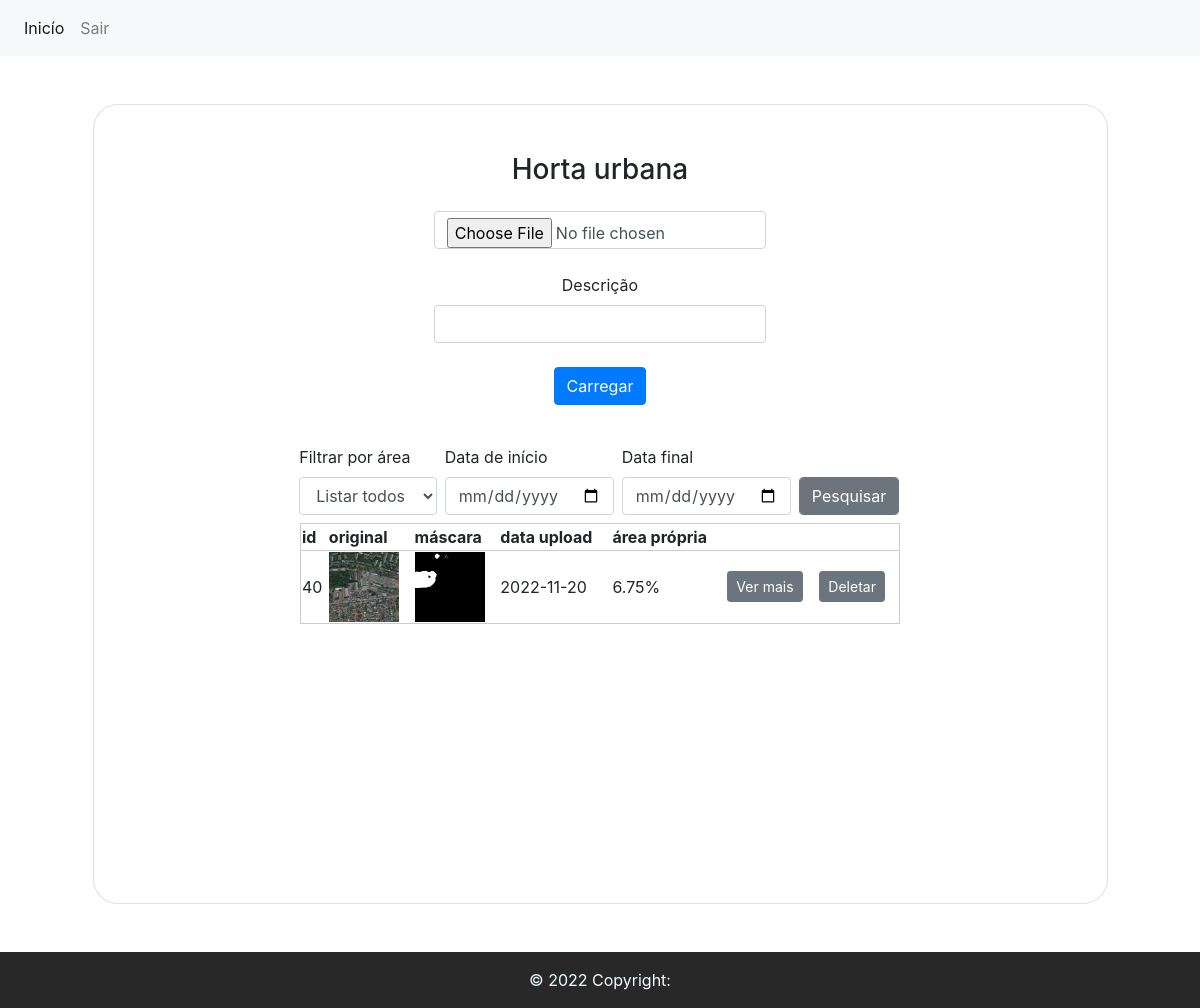
The page /index/1 (signed in) on the database as committed earlier.
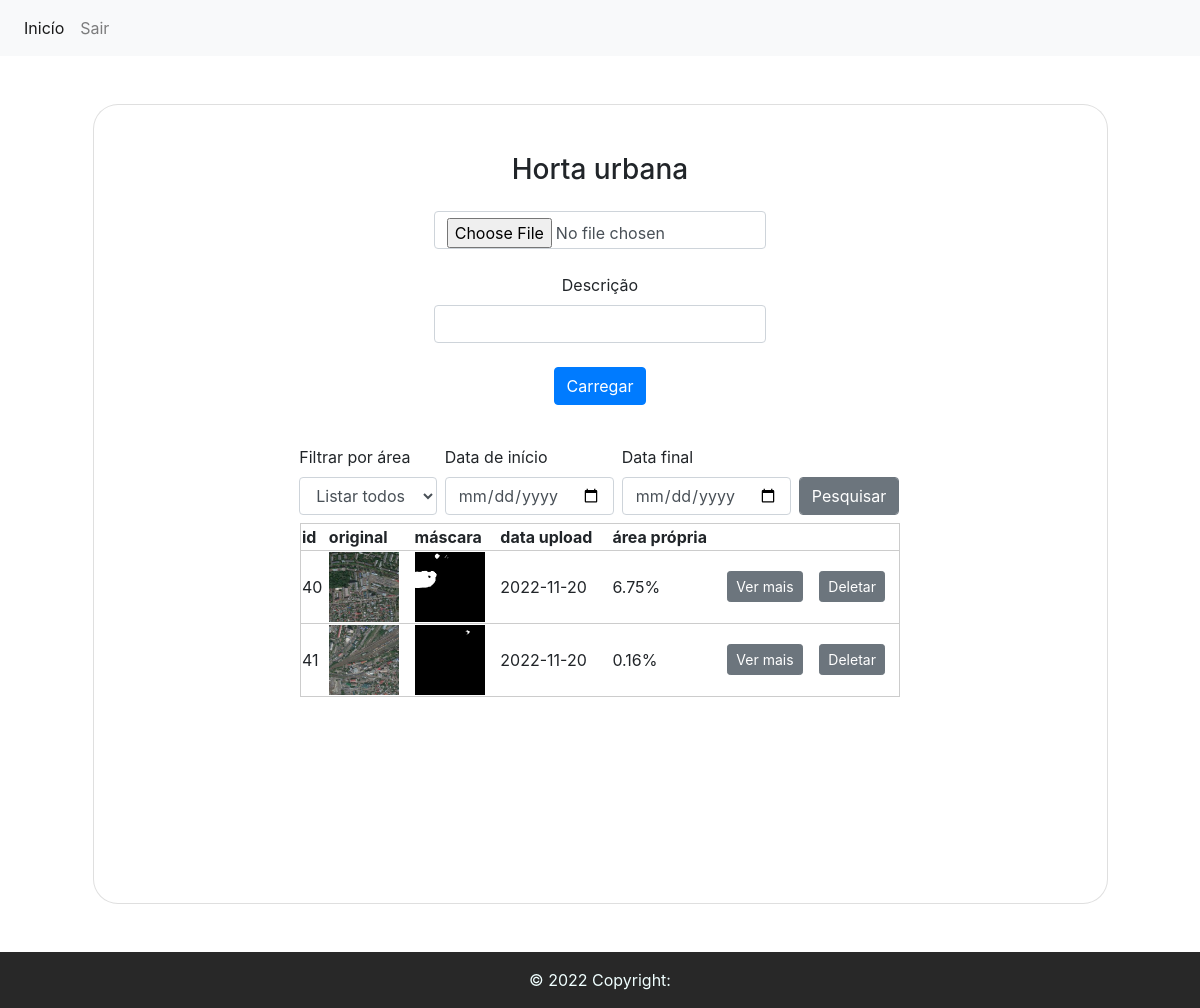
The same page on the database as committed later.
### tables this page shows
CREATE TABLE image (id INTEGER PRIMARY KEY NOT NULL, image_name STRING (256), description VARCHAR (512), image_path STRING (256), mask_path STRING (256), result_path VARCHAR (256), proper_area NUMERIC, date_upload DATE, polygon VARCHAR (1024), area NUMERIC, user_id INTEGER REFERENCES user (id));

### app.py (the view, shortened to what this page needs)
@app.route("/index/<id>", methods=('GET', 'POST'))
def index(id):
    if session.get("id"):
        session_id = session['id'][0]
    else:
        session_id = 0
    if id == session_id:
        conn = get_db_connection()
        posts = conn.execute('SELECT * FROM image where user_id = (?)', [id]).fetchall()
        conn.close()
        if request.method == 'GET':
            return render_template('index.html', posts=posts)
    else:
        return redirect(url_for('logout'))

### app.py (called while the page is built)
def get_db_connection():
    conn = sqlite3.connect('gardens.db')
    conn.row_factory = sqlite3.Row
    return conn

### templates/index.html (shortened to what this page needs)
<!DOCTYPE html>
<html lang="pt-br">
<head>
    <link rel="stylesheet" href="https://cdn.jsdelivr.net/npm/bootstrap@4.3.1/dist/css/bootstrap.min.css"
>
</head>
<body>
    {% block y %}
    {% if session.id %}
    <nav class="navbar navbar-expand-lg navbar-light bg-light">
        <div class="collapse navbar-collapse" id="navbarNavAltMarkup">
          <div class="navbar-nav">
            <a class="nav-item nav-link active" href="/home2">Inicío<span class="sr-only">(current)</span></a>
            <a class="nav-item nav-link" href="/logout">Sair</a>
          </div>
        </div>
      </nav>
    <section>
        <div class="container h-100 mt-5 mb-5">
            <div class="row d-flex justify-content-center align-items-center h-100">
                <div class="col-lg-12 col-xl-11">
                    <div class="card text-black" style="min-height: 800px; border-radius: 25px;">
                        <div class="card-body p-md-5">
                            <div class="row justify-content-center">
                                <div class="col-md-10 col-lg-6 col-xl-5 order-2 order-lg-1">
                                    <h3 class="text-center">Horta urbana</h3>
                                    <form class="p-3 text-center" id="form1" method="post"
                                        enctype="multipart/form-data">
                                        <div class="d-flex flex-row align-items-center mb-4">
                                            <div class="form-outline flex-fill mb-0">
                                                <input class="form-control" type="file" name="file" id="file" accept=".jpg,.jpeg,.png,.tif,.tiff">
                                            </div>
                                        </div>
                                        <div class="d-flex flex-row align-items-center mb-4">
                                            <div class="form-outline flex-fill mb-0">
                                                <label class="form-label" for="description">Descrição</label>
                                                <input class="form-control" type="text" name="description"
                                                    id="description">
                                                <input type="submit" class="btn btn-primary mt-2" value="Carregar"
                                                    name="button" id="button" onclick="check_inputs()" />
                                            </div>
                                        </div>
                                    </form>
                                    <form class="mx-1 mx-md-4" method="post" enctype="multipart/form-data">
                                        <div class="d-flex flex-row align-items-center"
                                            style="width: 600px; margin-left: -45%;">
                                            <div class="form-outline flex-fill mb-2 mr-2">
                                                <label class="form-label" for="date_start">Filtrar por área</label>
                                                <select class="form-control" id="comp_select" name="comp_select">
                                                    <option selected>Listar todos</option>
                                                </select>
                                            </div>
                                            <div class="form-outline flex-fill mb-2 mr-2">
                                                <label class="form-label" for="date_start">Data de início</label>
                                                <input class="form-control" type="date" id="date_start"
                                                    name="date_start" value="{{ request.form['date_start'] }}">
                                            </div>
                                            <div class="form-outline flex-fill mb-2 mr-2">
                                                <label class="form-label" for="date_start">Data final</label>
                                                <input class="form-control" type="date" id="date_end" name="date_end"
                                                    value="{{ request.form['date_end'] }}">
                                            </div>
                                            <div class="form-outline flex-fill mt-4">
                                                <input type="submit" class="btn btn-secondary form-control"
                                                    value="Pesquisar" name="button" id="button" />
                                            </div>
                                        </div>
                                    </form>
                                    <div class="d-flex flex-row align-items-center mb-4 justify-content-center">
                                        <div class="form-outline flex-fill mb-0">
                                            <table>
                                                <thead>
                                                    <tr>
                                                        <th>id</th>
                                                        <th>original</th>
                                                        <th>máscara</th>
                                                        <th>data upload</th>
                                                        <th>área própria</th>
                                                        <th></th>
                                                        <th></th>
                                                    </tr>
                                                </thead>
                                                <tbody>
                                                    {% for post in posts %}
                                                    <tr>
                                                        <form class="mx-1 mx-md-4" method="post"
                                                            enctype="multipart/form-data">
                                                            <td>{{ post['id'] }}</td>
                                                            <td> <img src="/{{ post['image_path'] }}" alt=""></td>
                                                            <td> <img src="/{{ post['mask_path'] }}" alt=""></td>
                                                            <td>{{ post['date_upload'] }}</td>
                                                            <td>{{ post['proper_area'] }}%</td>
                                                            <td><input type="submit" class="btn btn-secondary btn-sm"
                                                                    value="Ver mais" name="button" id="button" /></td>
                                                            <td><input type="submit" class="btn btn-secondary btn-sm"
                                                                    value="Deletar" name="button" id="button"
                                                                    onclick="return confirm('Excluir item?')" /></td>
                                                        </form>
                                                    </tr>
                                                    {% endfor %}
                                                </tbody>
                                            </table>
                                        </div>
                                    </div>
                                </div>
                            </div>
                        </div>
                    </div>
                </div>
            </div>
        </div>
    </section>
    {% else %}
    Você não está logado. <a href="/login">Fazer login.</a>.
    {% endif %}
    {% endblock %}
    <footer class="footer" style="background-color: #282828;">
        <div class="text-center p-3" style="background-color: #282828; color: azure;">
            © 2022 Copyright:
        </div>
    </footer>
</body>
</html>

### templates/index.html (style rules this page uses)
body { background-color: rgb(255, 255, 255); }
img { max-height: 70px; max-width: 70px; }
table, tr { padding: 30%; width: 600px; align-items: center; border: 1px solid #ccc; }

Rows that differ between the two databases and show on the page:
added image: id "41", shows a picture, date_upload "2022-11-20", proper_area "0.16"
